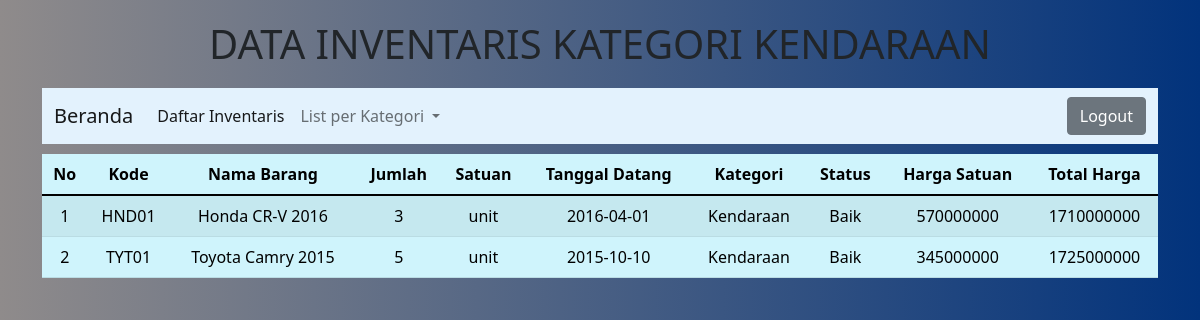
/kendaraan.php (signed in), run on the app's committed database.
### tables this page shows
CREATE TABLE `inventaris` (
  `kode_barang` varchar(10) NOT NULL,
  `nama_barang` varchar(30) NOT NULL,
  `jumlah` int(11) NOT NULL,
  `satuan` varchar(15) NOT NULL,
  `tgl_datang` date NOT NULL,
  `kategori` varchar(20) NOT NULL,
  `status_barang` varchar(20) NOT NULL,
  `harga` int(20) NOT NULL
);

### kendaraan.php (the view, shortened to what this page needs)
<!DOCTYPE html>
<html lang="en">
<head>
     <link href="https://cdn.jsdelivr.net/npm/bootstrap@5.1.3/dist/css/bootstrap.min.css" rel="stylesheet" />
    <link rel="stylesheet" href="style.css" />
</head>
<body>
    <div class=container>
        <h1 class="text-center" style="margin: 20px 0 20px 0;">DATA INVENTARIS KATEGORI KENDARAAN</h1>
        <nav class="navbar navbar-expand-lg navbar-light" style="background-color: #e3f2fd;">
        <div class="container-fluid">
            <a class="navbar-brand" href="tampilan1.php">Beranda</a>
            <div class="collapse navbar-collapse" id="navbarSupportedContent">
            <ul class="navbar-nav me-auto mb-2 mb-lg-0">
                <li class="nav-item">
                <a class="nav-link active" aria-current="page" href="data.php">Daftar Inventaris</a>
                </li>
                <li class="nav-item dropdown">
                <a class="nav-link dropdown-toggle" href="#" id="navbarDropdown" role="button" data-bs-toggle="dropdown" aria-expanded="false">
                    List per Kategori
                </a>
                </li>
            </ul>
            <div class="logout text-end">
                <a href="logout.php">
                    <button class="btn btn-secondary" >Logout</button>
                </a>
            </div>
            </div>
        </div>
    </nav>
        <div class="tb-isi text-center col align-self-end">
            <table class="table table-info table-striped" >
            <thead>
                <tr >
                <th scope="col">No</th>
                <th scope="col">Kode</th>
                <th scope="col">Nama Barang</th>
                <th scope="col">Jumlah</th>
                <th scope="col">Satuan</th>
                <th scope="col">Tanggal Datang</th>
                <th scope="col">Kategori</th>
                <th scope="col">Status</th>
                <th scope="col">Harga Satuan</th>
                <th scope="col">Total Harga</th>
                </tr>
            </thead>
            <tbody >
                <?php
                    include "config_db.php";
                    $query = mysqli_query ($connection, "SELECT * FROM inventaris WHERE kategori LIKE '%Kendaraan%'");
                        $s=1;
                        while ($data=mysqli_fetch_array($query))
                        {?>
                        <tr>
                        <td> <?php echo $s++?></td>
                        <td> <?php echo $data['kode_barang'];?></td>
                        <td> <?php echo $data['nama_barang'];?></td>
                        <td> <?php echo $data['jumlah'];?></td>
                        <td> <?php echo $data['satuan'];?></td>
                        <td> <?php echo $data['tgl_datang'];?></td>
                        <td> <?php echo $data['kategori'];?></td>
                        <td> <?php echo $data['status_barang'];?></td>
                        <td> <?php echo $data['harga'];?></td>
                        <td> <?php echo $data['harga']*$data['jumlah'];?></td>
                        </tr>
                        <?php
                        }
                        ?>
            </tbody>
            </table>
            </div>
        </div>
</body>
</html>

### style.css (style rules this page uses)
body { background: linear-gradient(to right, #8f8b8b, #02337c); }
.tb-isi { margin-top: 10px; }

### data on the page
inventaris: kode_barang "HND01", nama_barang "Honda CR-V 2016", jumlah "3", satuan "unit", tgl_datang "2016-04-01", kategori "Kendaraan", status_barang "Baik", harga "570000000", $data['harga']*$data['jumlah'] "1710000000"
inventaris: kode_barang "TYT01", nama_barang "Toyota Camry 2015", jumlah "5", satuan "unit", tgl_datang "2015-10-10", kategori "Kendaraan", status_barang "Baik", harga "345000000", $data['harga']*$data['jumlah'] "1725000000"
